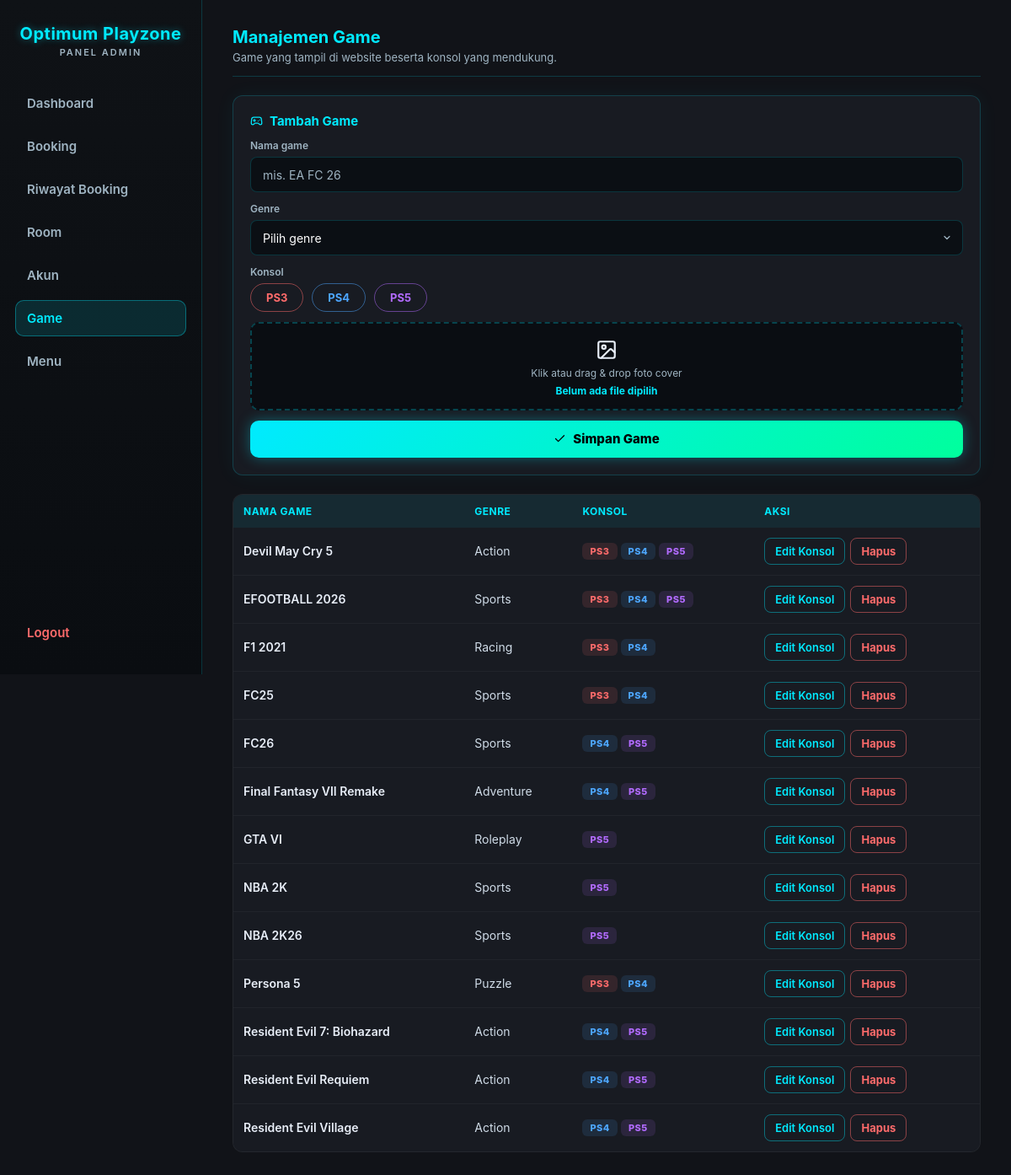
/KITSUNE-ADMIN.php?page=game (signed in), run on the app's committed database.
### tables this page shows
CREATE TABLE `games` (
  `id` int(11) NOT NULL AUTO_INCREMENT,
  `title` varchar(100) NOT NULL,
  `genre` varchar(50) NOT NULL,
  `image` varchar(255) DEFAULT NULL,
  `is_active` tinyint(1) DEFAULT 1,
  `created_at` timestamp NOT NULL DEFAULT current_timestamp(),
  PRIMARY KEY (`id`)
);

### db.php (called while the page is built, shortened)
<?php
function passwordSig($hash) {
  return substr(hash('sha256', (string) $hash), 0, 16);
}
function isAdminSession($conn) {
  $id = intval($_SESSION['admin_id']);
  $stmt = $conn->prepare("SELECT password FROM users WHERE id = ? AND role = 'admin'");
  $stmt->bind_param("i", $id);
  $stmt->execute();
  $row = $stmt->get_result()->fetch_assoc();
  $ok = $row && (empty($_SESSION['admin_pw_sig']) || hash_equals($_SESSION['admin_pw_sig'], passwordSig($row['password'])));
  return $ok;
}

### KITSUNE-ADMIN.php (the view, shortened to what this page needs)
<?php
require __DIR__ . '/db.php';
require_once __DIR__ . '/booking_lib.php';
require __DIR__ . '/icons.php';
function jsArg($v) {
  return htmlspecialchars(json_encode($v, JSON_HEX_TAG | JSON_HEX_APOS | JSON_HEX_QUOT | JSON_HEX_AMP | JSON_INVALID_UTF8_SUBSTITUTE), ENT_QUOTES);
}
$isAdmin = isAdminSession($conn);
$navItems = ['dashboard' => 'Dashboard', 'booking' => 'Booking', 'riwayat' => 'Riwayat Booking',
             'room' => 'Room', 'akun' => 'Akun', 'game' => 'Game', 'menu' => 'Menu'];
$page    = $_GET['page'] ?? 'dashboard';
?>
<!DOCTYPE html>
<html>
<head>
  <link rel="stylesheet" href="admin.css?v=<?= filemtime(__DIR__ . '/admin.css') ?>">
</head>
<body data-open-sec="<?= BOOKING_OPEN_SEC ?>" data-close-sec="<?= BOOKING_CLOSE_SEC ?>">
<?php if (!$isAdmin): ?>
  <div class="login-box">
    <h2>Optimum Playzone<span class="brand-sub">Login Admin</span></h2>
    <?php if (isset($error)): ?>
      <p class="error"><?= htmlspecialchars($error) ?></p>
    <?php endif; ?>
    <form method="post">
      <input name="username" placeholder="Username" required>
      <input type="password" name="password" placeholder="Password" required>
      <button name="login">Login</button>
    </form>
  </div>
<?php else: ?>
<nav class="sidebar">
  <h2>Optimum Playzone<span class="brand-sub">Panel Admin</span></h2>
  <?php foreach ($navItems as $key => $label): ?>
    <a href="?page=<?= $key ?>"<?= $page === $key ? ' class="active"' : '' ?>><?= $label ?>
    </a>
  <?php endforeach; ?>
  <form method="post" class="logout-form">
    <button type="submit" name="logout" value="1">Logout</button>
  </form>
</nav>
<main>
<?php if ($page === 'dashboard'): ?>
  <?php
    releaseNoShows($conn);
    $now        = time();
    $todayStart = strtotime('today', $now);
    $monthStart = strtotime(date('Y-m-01', $now));
    $monthEnd   = strtotime('+1 month', $monthStart);
    $bulanNama  = ['Januari','Februari','Maret','April','Mei','Juni','Juli','Agustus','September','Oktober','November','Desember'];
    $bulanIni   = $bulanNama[intval(date('n', $now)) - 1] . ' ' . date('Y', $now);
    $revenueSince = function ($from) use ($conn) {
      $stmt = $conn->prepare("SELECT COALESCE(SUM(p.amount), 0) AS s FROM booking_payments p JOIN bookings b ON b.id = p.booking_id WHERE b.payment_status <> 'cancelled' AND p.paid_at >= ?");
      $stmt->bind_param("i", $from);
      $stmt->execute();
      $s = intval($stmt->get_result()->fetch_assoc()['s']);
      $stmt->close();
      return $s;
    };
    $revToday = $revenueSince($todayStart);
    $revMonth = $revenueSince($monthStart);
    $tomorrow = $todayStart + 86400;
    $stmt = $conn->prepare("SELECT COUNT(*) AS n FROM bookings WHERE payment_status <> 'cancelled' AND start_time >= ? AND start_time < ?");
    $stmt->bind_param("ii", $todayStart, $tomorrow);
    $stmt->execute();
    $bookToday = intval($stmt->get_result()->fetch_assoc()['n']);
    $stmt->close();
    $monthStartSql = date('Y-m-d 00:00:00', $monthStart);
    $stmt = $conn->prepare("SELECT COALESCE(SUM(quantity * unit_price), 0) AS s FROM menu_orders WHERE status = 'selesai' AND created_at >= ?");
    $stmt->bind_param("s", $monthStartSql);
    $stmt->execute();
    $menuMonth = intval($stmt->get_result()->fetch_assoc()['s']);
    $stmt->close();
    $days = [];
    for ($i = 13; $i >= 0; $i--) {
      $d = strtotime("-$i day", $todayStart);
      $days[date('Y-m-d', $d)] = ['ts' => $d, 'sum' => 0, 'count' => 0];
    }
    $chartFrom = reset($days)['ts'];
    $stmt = $conn->prepare("
      SELECT DATE(FROM_UNIXTIME(p.paid_at)) AS d, SUM(p.amount) AS s, COUNT(*) AS n
      FROM booking_payments p JOIN bookings b ON b.id = p.booking_id
      WHERE b.payment_status <> 'cancelled' AND p.paid_at >= ?
      GROUP BY d
    ");
    $stmt->bind_param("i", $chartFrom);
    $stmt->execute();
    $res = $stmt->get_result();
    while ($row = $res->fetch_assoc()) {
      if (isset($days[$row['d']])) {
        $days[$row['d']]['sum'] = intval($row['s']);
        $days[$row['d']]['count'] = intval($row['n']);
      }
    }
    $stmt->close();
    $maxDay = max(1, max(array_column($days, 'sum')));
    $stmt = $conn->prepare("SELECT payment_status, source, COUNT(*) AS n FROM bookings WHERE start_time >= ? AND start_time < ? GROUP BY payment_status, source");
    $stmt->bind_param("ii", $monthStart, $monthEnd);
    $stmt->execute();
    $byStatus = ['paid' => 0, 'unpaid' => 0, 'cancelled' => 0];
    $bySource = ['online' => 0, 'walkin' => 0];
    $res = $stmt->get_result();
    while ($row = $res->fetch_assoc()) {
      $byStatus[$row['payment_status']] = ($byStatus[$row['payment_status']] ?? 0) + intval($row['n']);
      if ($row['payment_status'] !== 'cancelled') $bySource[$row['source']] += intval($row['n']);
    }
    $stmt->close();
    $totalMonth = max(1, array_sum($byStatus));
    $totalSource = max(1, array_sum($bySource));
    $stmt = $conn->prepare("
      SELECT r.title, r.console_type, COUNT(b.id) AS n, COALESCE(SUM(b.amount_paid), 0) AS s
      FROM bookings b JOIN rooms r ON r.id = b.room_id
      WHERE b.payment_status <> 'cancelled' AND b.start_time >= ? AND b.start_time < ?
      GROUP BY r.id ORDER BY n DESC, s DESC LIMIT 5
    ");
    $stmt->bind_param("ii", $monthStart, $monthEnd);
    $stmt->execute();
    $topRooms = $stmt->get_result()->fetch_all(MYSQLI_ASSOC);
    $stmt->close();
    $maxRoom = max(1, max(array_column($topRooms, 'n') ?: [0]));
    $rp = fn($n) => 'Rp' . number_format($n, 0, ',', '.');
    $hariPendek = ['Min','Sen','Sel','Rab','Kam','Jum','Sab'];
  ?>
  <div class="page-head">
    <div>
      <h2>Dashboard</h2>
      <p class="page-sub">Ringkasan pendapatan dan booking. Pendapatan dihitung dari pembayaran yang sudah diterima kasir.</p>
    </div>
    <span class="clock-chip"><?= icon('clock') ?> <?= date('d', $now) ?> <?= $bulanNama[intval(date('n', $now)) - 1] ?></span>
  </div>
  <div class="stat-row">
    <div class="stat-card stat-kosong"><span class="stat-num"><?= $rp($revToday) ?></span><span class="stat-label">Pendapatan hari ini</span></div>
    <div class="stat-card stat-tunggu"><span class="stat-num"><?= $rp($revMonth) ?></span><span class="stat-label">Pendapatan <?= $bulanIni ?></span></div>
    <div class="stat-card stat-service"><span class="stat-num"><?= $bookToday ?></span><span class="stat-label">Booking jadwal hari ini</span></div>
    <div class="stat-card stat-dipakai"><span class="stat-num"><?= $rp($menuMonth) ?></span><span class="stat-label">Penjualan menu <?= $bulanIni ?></span></div>
  </div>
  <div class="dash-grid">
    <section class="panel-card dash-chart-card">
      <h3 class="panel-title"><?= icon('clipboard') ?> Pendapatan 14 hari terakhir</h3>
      <div class="bar-chart" role="img" aria-label="Grafik batang pendapatan harian 14 hari terakhir">
        <?php foreach ($days as $date => $d): ?>
          <?php
            $h = $d['sum'] > 0 ? max(3, round($d['sum'] / $maxDay * 100)) : 0;
            $label = $hariPendek[intval(date('w', $d['ts']))] . ' ' . date('j', $d['ts']);
            $tip = date('d', $d['ts']) . ' ' . $bulanNama[intval(date('n', $d['ts'])) - 1] . ' · ' . $rp($d['sum']) . ' · ' . $d['count'] . ' pembayaran';
          ?>
          <div class="bar-col<?= $date === date('Y-m-d', $now) ? ' is-today' : '' ?>" data-tip="<?= htmlspecialchars($tip) ?>" tabindex="0">
            <div class="bar-track"><div class="bar" style="height:<?= $h ?>%"></div></div>
            <span class="bar-label"><?= $label ?></span>
          </div>
        <?php endforeach; ?>
      </div>
      <p class="chart-scale">Tertinggi: <?= $rp($maxDay > 1 ? $maxDay : 0) ?> per hari</p>
      <details class="chart-table">
        <summary>Lihat tabel data</summary>
        <div class="table-wrap">
          <table class="users-table">
            <tr><th>Tanggal</th><th>Pembayaran</th><th>Pendapatan</th></tr>
            <?php foreach (array_reverse($days, true) as $d): ?>
              <tr><td><?= date('d', $d['ts']) . ' ' . $bulanNama[intval(date('n', $d['ts'])) - 1] ?></td><td><?= $d['count'] ?></td><td><?= $rp($d['sum']) ?></td></tr>
            <?php endforeach; ?>
          </table>
        </div>
      </details>
    </section>
    <section class="panel-card">
      <h3 class="panel-title"><?= icon('check') ?> Booking <?= $bulanIni ?></h3>
      <?php
        $statusRows = [
          ['Lunas', $byStatus['paid'], 'st-paid'],
          ['Belum bayar', $byStatus['unpaid'], 'st-unpaid'],
          ['Dibatalkan', $byStatus['cancelled'], 'st-cancel'],
        ];
      ?>
      <ul class="hbar-list">
        <?php foreach ($statusRows as [$lbl, $n, $cls]): ?>
          <li class="<?= $cls ?>">
            <div class="hbar-head"><span><?= $lbl ?></span><strong><?= $n ?></strong></div>
            <div class="hbar-track"><div class="hbar" style="width:<?= round($n / $totalMonth * 100) ?>%"></div></div>
          </li>
        <?php endforeach; ?>
      </ul>
      <h4 class="dash-sub">Sumber booking (tidak termasuk batal)</h4>
      <div class="split-bar" role="img" aria-label="Online <?= $bySource['online'] ?>, Offline <?= $bySource['walkin'] ?>">
        <div class="split-online" style="width:<?= round($bySource['online'] / $totalSource * 100) ?>%"></div>
        <div class="split-offline" style="width:<?= round($bySource['walkin'] / $totalSource * 100) ?>%"></div>
      </div>
      <div class="split-legend">
        <span><i class="dot dot-online"></i> Online <strong><?= $bySource['online'] ?></strong></span>
        <span><i class="dot dot-offline"></i> Offline <strong><?= $bySource['walkin'] ?></strong></span>
      </div>
    </section>
    <section class="panel-card">
      <h3 class="panel-title"><?= icon('gamepad') ?> Ruangan terlaris <?= $bulanIni ?></h3>
      <?php if (!$topRooms): ?>
        <p class="queue-empty">Belum ada booking bulan ini.</p>
      <?php else: ?>
        <ol class="rank-list">
          <?php foreach ($topRooms as $i => $r): ?>
            <li>
              <span class="rank-no"><?= $i + 1 ?></span>
              <div class="rank-info">
                <div class="hbar-head">
                  <span><?= htmlspecialchars($r['title']) ?> <span class="console-chip c-<?= strtolower(htmlspecialchars($r['console_type'])) ?>"><?= htmlspecialchars($r['console_type']) ?></span></span>
                  <strong><?= intval($r['n']) ?> booking</strong>
                </div>
                <div class="hbar-track"><div class="hbar" style="width:<?= round(intval($r['n']) / $maxRoom * 100) ?>%"></div></div>
                <span class="cell-sub">Diterima <?= $rp(intval($r['s'])) ?></span>
              </div>
            </li>
          <?php endforeach; ?>
        </ol>
      <?php endif; ?>
    </section>
  </div>
  <div id="chartTip" class="chart-tip" hidden></div>
<?php elseif ($page === 'game'): ?>
<?php
$games = mysqli_query($conn, "
  SELECT g.id, g.title, g.genre,
  GROUP_CONCAT(gc.console_type ORDER BY gc.console_type) AS consoles
  FROM games g
  LEFT JOIN game_consoles gc ON g.id = gc.game_id
  GROUP BY g.id
  ORDER BY g.title
");
?>
<div class="page-head">
  <div>
    <h2>Manajemen Game</h2>
    <p class="page-sub">Game yang tampil di website beserta konsol yang mendukung.</p>
  </div>
</div>
<div class="split">
  <form id="addGameForm" class="panel-card" enctype="multipart/form-data">
    <h3 class="panel-title"><?= icon('gamepad') ?> Tambah Game</h3>
    <label class="field">
      <span>Nama game</span>
      <input name="title" placeholder="mis. EA FC 26" maxlength="100" required>
    </label>
    <label class="field">
      <span>Genre</span>
      <select id="genreSelect" name="genre" required>
        <option value="">Pilih genre</option>
      </select>
    </label>
    <div class="field">
      <span>Konsol</span>
      <div class="checkbox-group">
        <?php foreach (QUEUE_CONSOLES as $c): ?>
          <label><input type="checkbox" name="consoles[]" value="<?= $c ?>"> <?= $c ?></label>
        <?php endforeach; ?>
      </div>
    </div>
    <label class="file-upload-zone">
      <div class="file-upload-inner">
        <span class="file-upload-icon"><?= icon('image') ?></span>
        <span class="file-upload-label">Klik atau drag & drop foto cover</span>
        <span class="file-upload-name">Belum ada file dipilih</span>
      </div>
    </label>
    <button type="submit" class="btn-primary"><?= icon('check') ?> Simpan Game</button>
  </form>
  <div class="table-wrap">
    <table class="users-table">
      <tr><th>Nama Game</th><th>Genre</th><th>Konsol</th><th>Aksi</th></tr>
      <?php while ($g = mysqli_fetch_assoc($games)): ?>
      <?php $consolesArr = $g['consoles'] ? explode(',', $g['consoles']) : []; ?>
      <tr>
        <td class="cell-main wrap-cell"><?= htmlspecialchars($g['title']) ?></td>
        <td><?= htmlspecialchars($g['genre']) ?></td>
        <td>
          <div class="chip-row">
            <?php foreach ($consolesArr as $c): ?>
              <span class="console-chip c-<?= strtolower(htmlspecialchars($c)) ?>"><?= htmlspecialchars($c) ?></span>
            <?php endforeach; ?>
          </div>
        </td>
        <td>
          <div class="row-actions">
            <button class="btn-ghost-sm" onclick="openEditGame(<?= intval($g['id']) ?>, <?= jsArg($g['title']) ?>, <?= jsArg($consolesArr) ?>)">Edit Konsol</button>
            <button class="btn-danger-sm" onclick="deleteGame(<?= intval($g['id']) ?>, <?= jsArg($g['title']) ?>)">Hapus</button>
          </div>
        </td>
      </tr>
      <?php endwhile; ?>
    </table>
  </div>
</div>
<?php endif; ?>
</main>
<?php endif; ?>
</body>
</html>

### icons.php
<?php
function icon($name) {
  static $paths = [
    'search'    => '<circle cx="11" cy="11" r="8"/><path d="m21 21-4.3-4.3"/>',
    'gamepad'   => '<path d="M6 11h4M8 9v4M15 12h.01M18 10h.01"/><path d="M17.32 5H6.68a4 4 0 0 0-3.98 3.59C2.6 9.42 2 14.46 2 16a3 3 0 0 0 3 3c1 0 1.5-.5 2-1l1.41-1.41A2 2 0 0 1 9.83 16h4.34a2 2 0 0 1 1.41.59L17 18c.5.5 1 1 2 1a3 3 0 0 0 3-3c0-1.54-.6-6.58-.69-7.26A4 4 0 0 0 17.32 5z"/>',
    'user'      => '<path d="M19 21v-2a4 4 0 0 0-4-4H9a4 4 0 0 0-4 4v2"/><circle cx="12" cy="7" r="4"/>',
    'lock'      => '<rect width="18" height="11" x="3" y="11" rx="2"/><path d="M7 11V7a5 5 0 0 1 10 0v4"/>',
    'clipboard' => '<rect width="8" height="4" x="8" y="2" rx="1"/><path d="M16 4h2a2 2 0 0 1 2 2v14a2 2 0 0 1-2 2H6a2 2 0 0 1-2-2V6a2 2 0 0 1 2-2h2"/><path d="M12 11h4M12 16h4M8 11h.01M8 16h.01"/>',
    'clock'     => '<circle cx="12" cy="12" r="10"/><path d="M12 6v6l4 2"/>',
    'image'     => '<rect width="18" height="18" x="3" y="3" rx="2"/><circle cx="9" cy="9" r="2"/><path d="m21 15-3.09-3.09a2 2 0 0 0-2.82 0L6 21"/>',
    'x'         => '<path d="M18 6 6 18M6 6l12 12"/>',
    'check'     => '<path d="M20 6 9 17l-5-5"/>',
    'chair'     => '<path d="M7 18v3M17 18v3M6 11V5a2 2 0 0 1 2-2h8a2 2 0 0 1 2 2v6"/><path d="M4 11h16v4a3 3 0 0 1-3 3H7a3 3 0 0 1-3-3z"/>',
    'light'     => '<path d="M9 18h6M10 22h4"/><path d="M12 2a7 7 0 0 0-4 12.7V16h8v-1.3A7 7 0 0 0 12 2z"/>',
    'speaker'   => '<rect width="14" height="20" x="5" y="2" rx="2"/><circle cx="12" cy="14" r="4"/><path d="M12 6h.01"/>',
    'tv'        => '<rect width="20" height="14" x="2" y="3" rx="2"/><path d="M8 21h8M12 17v4"/>',
    'snow'      => '<path d="M12 2v20M2 12h20M5 5l14 14M19 5 5 19"/>',
    'pin'       => '<path d="M20 10c0 6-8 12-8 12S4 16 4 10a8 8 0 0 1 16 0z"/><circle cx="12" cy="10" r="3"/>',
    'phone'     => '<path d="M22 16.9v3a2 2 0 0 1-2.2 2 19.8 19.8 0 0 1-8.6-3.1 19.5 19.5 0 0 1-6-6A19.8 19.8 0 0 1 2.1 4.2 2 2 0 0 1 4.1 2h3a2 2 0 0 1 2 1.7c.1 1 .4 1.9.7 2.8a2 2 0 0 1-.5 2.1L8 9.9a16 16 0 0 0 6 6l1.3-1.3a2 2 0 0 1 2.1-.4c.9.3 1.8.6 2.8.7a2 2 0 0 1 1.7 2z"/>',
  ];
  return '<svg class="icon" viewBox="0 0 24 24" aria-hidden="true">' . ($paths[$name] ?? '') . '</svg>';
}

### data on the page
games: title "Devil May Cry 5", genre "Action", c "PS3", c "PS4", c "PS5"
games: title "EFOOTBALL 2026", genre "Sports", c "PS3", c "PS4", c "PS5"
games: title "F1 2021", genre "Racing", c "PS3", c "PS4"
games: title "FC25", genre "Sports", c "PS3", c "PS4"
games: title "FC26", genre "Sports", c "PS4", c "PS5"
games: title "Final Fantasy VII Remake", genre "Adventure", c "PS4", c "PS5"
games: title "GTA VI", genre "Roleplay", c "PS5"
games: title "NBA 2K", genre "Sports", c "PS5"
games: title "NBA 2K26", genre "Sports", c "PS5"
games: title "Persona 5", genre "Puzzle", c "PS3", c "PS4"
games: title "Resident Evil 7: Biohazard", genre "Action", c "PS4", c "PS5"
games: title "Resident Evil Requiem", genre "Action", c "PS4", c "PS5"
games: title "Resident Evil Village", genre "Action", c "PS4", c "PS5"

### other printed values
$label "Dashboard"
$label "Booking"
$label "Riwayat Booking"
$label "Room"
$label "Akun"
$label "Game"
$label "Menu"
$c "PS3"
$c "PS4"
$c "PS5"
